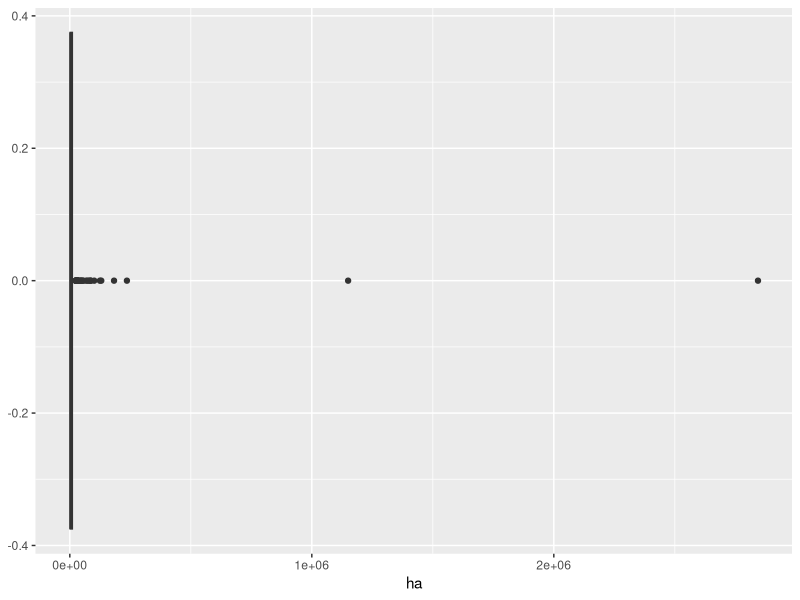
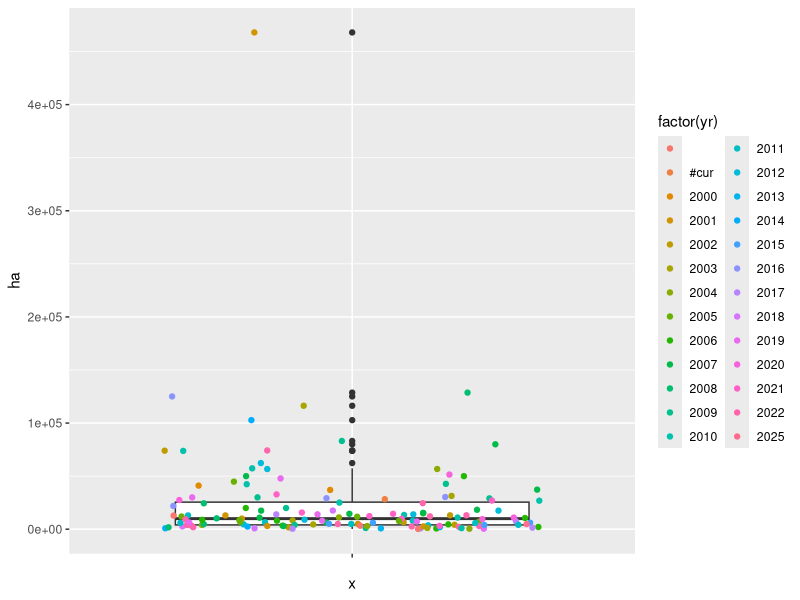

Write R code to recreate these figures, in order.

library(tidyverse)

dom.cruda <- read.csv("domestico.csv",header = T)

dom <- dom.cruda %>% 
  select("Deal.ID","X","Y","Current.size.under.contract..ha.","year","Operating.company..Classification") %>% 
  rename(ID = "Deal.ID",
         ha = "Current.size.under.contract..ha.",
         yr = "year",
         quien = "Operating.company..Classification") %>% 
  filter(!is.na(X)|!is.na(Y))

ggplot(dom,aes(x=ha))+
  geom_boxplot()

extr.cruda <- read.csv("extranjero.csv", header = T)
extr <- extr.cruda %>% 
  select("Deal.ID","X","Y","Current.size.under.contract","year","Operating.company..Classification") %>% 
  rename(ID = "Deal.ID",
         ha = "Current.size.under.contract",
         yr = "year",
         quien = "Operating.company..Classification")

ggplot(extr,aes(x="",y=ha))+
  geom_boxplot()+
  geom_jitter(aes(colour = factor(yr)))
